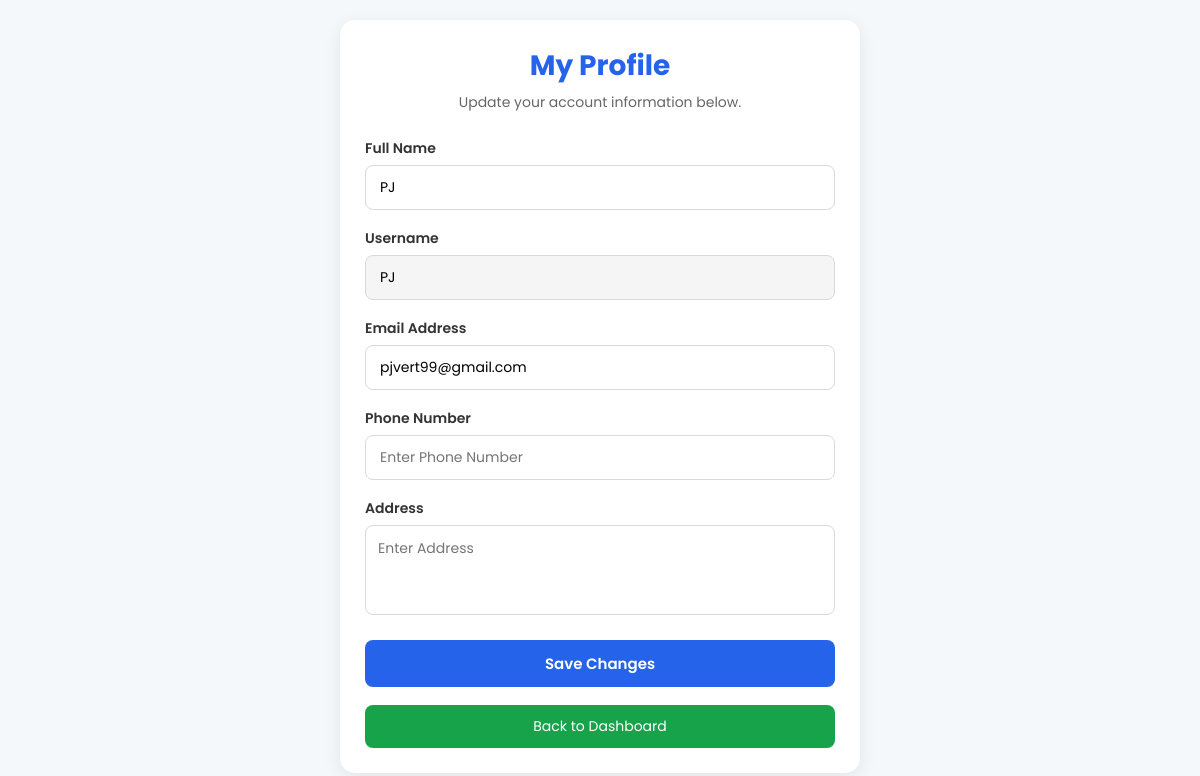
Screenshot of /profile (signed in) with the database file from the repository.
### tables this page shows
CREATE TABLE users(

        id INTEGER PRIMARY KEY AUTOINCREMENT,

        fullname TEXT NOT NULL,

        username TEXT UNIQUE NOT NULL,

        email TEXT UNIQUE NOT NULL,

        password TEXT NOT NULL,

        created_at TIMESTAMP DEFAULT CURRENT_TIMESTAMP

    );

### app.py (the view, shortened to what this page needs)
@app.route("/profile", methods=["GET", "POST"])
def profile():
    if not login_required():
        return redirect(url_for("home"))
    conn = get_db()
    user = conn.execute(
        """

        SELECT *

        FROM users

        WHERE id=?

        """,
        (
            session["user_id"],
        )
    ).fetchone()
    conn.close()
    return render_template(
        "profile.html",
        user=user
    )

### app.py (called while the page is built)
def get_db():
    conn = sqlite3.connect(DATABASE)
    conn.row_factory = sqlite3.Row
    return conn

def login_required():
    return "user_id" in session

### templates/profile.html (shortened to what this page needs)
<!DOCTYPE html>
<html lang="en">
<head>
    <link rel="stylesheet"
          href="{{ url_for('static', filename='css/profile.css') }}">
</head>
<body>
<div class="container">
    <div class="profile-card">
        <div class="header">
            <h1>My Profile</h1>
            <p>
                Update your account information below.
            </p>
        </div>
        <form method="POST">
            <div class="form-group">
                <label>Full Name</label>
                <input
                    type="text"
                    name="fullname"
                    value="{{ user['fullname'] }}"
                    required>
            </div>
            <div class="form-group">
                <label>Username</label>
                <input
                    type="text"
                    value="{{ user['username'] }}"
                    readonly>
            </div>
            <div class="form-group">
                <label>Email Address</label>
                <input
                    type="email"
                    name="email"
                    value="{{ user['email'] }}"
                    required>
            </div>
            <div class="form-group">
                <label>Phone Number</label>
                <input
                    type="text"
                    name="phone"
                    value="{{ user['phone'] }}"
                    placeholder="Enter Phone Number">
            </div>
            <div class="form-group">
                <label>Address</label>
                <textarea
                    name="address"
                    placeholder="Enter Address">{{ user['address'] }}</textarea>
            </div>
            <button type="submit">
                Save Changes
            </button>
        </form>
        <div class="buttons">
            <a href="{{ url_for('dashboard') }}" class="btn">
                Back to Dashboard
            </a>
        </div>
    </div>
</div>
</body>
</html>

### static/css/profile.css (style rules this page uses)
* { margin:0; padding:0; box-sizing:border-box; font-family:'Poppins',sans-serif; }
body { background:#f4f8fb; }
.container { width:100%; min-height:70vh; display:flex; justify-content:center; align-items:center; padding:20px; }
.profile-card { width:520px; background:#fff; border-radius:15px; padding:25px; box-shadow:0 5px 18px rgba(0,0,0,.08); }
.header { text-align:center; margin-bottom:25px; }
.header h1 { font-size:28px; color:#2563eb; margin-bottom:5px; }
.header p { font-size:14px; color:#666; }
.form-group { margin-bottom:18px; }
.form-group label { display:block; margin-bottom:6px; font-size:14px; font-weight:600; color:#333; }
.form-group input { width:100%; padding:11px 14px; border:1px solid #d9d9d9; border-radius:8px; font-size:14px; transition:.3s; }
.form-group input[readonly] { background:#f5f5f5; }
.form-group textarea { width:100%; height:90px; padding:12px; border:1px solid #d9d9d9; border-radius:8px; resize:none; font-size:14px; transition:.3s; }
button { width:100%; background:#2563eb; color:#fff; border:none; padding:12px; border-radius:8px; font-size:15px; font-weight:600; cursor:pointer; transition:.3s; }
.buttons { margin-top:18px; }
.btn { display:block; text-align:center; text-decoration:none; background:#16a34a; color:#fff; padding:11px; border-radius:8px; font-size:14px; transition:.3s; }

### rows the page displays
users: fullname "PJ", username "PJ", email "pjvert99@gmail.com"
